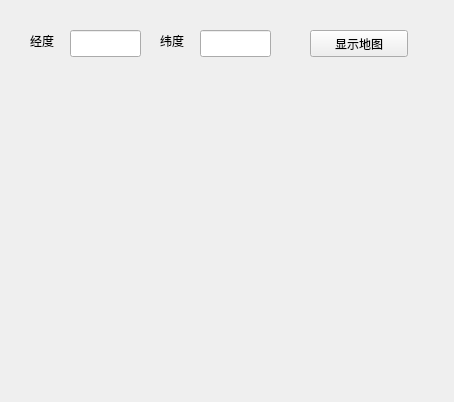
<?xml version="1.0" encoding="UTF-8"?>
<ui version="4.0">
 <class>Form</class>
 <widget class="QWidget" name="Form">
  <property name="geometry">
   <rect>
    <x>0</x>
    <y>0</y>
    <width>454</width>
    <height>402</height>
   </rect>
  </property>
  <property name="windowTitle">
   <string>Form</string>
  </property>
  <widget class="QLabel" name="label">
   <property name="geometry">
    <rect>
     <x>30</x>
     <y>30</y>
     <width>31</width>
     <height>21</height>
    </rect>
   </property>
   <property name="text">
    <string>经度</string>
   </property>
  </widget>
  <widget class="QLineEdit" name="lineEdit">
   <property name="geometry">
    <rect>
     <x>70</x>
     <y>30</y>
     <width>71</width>
     <height>27</height>
    </rect>
   </property>
  </widget>
  <widget class="QLineEdit" name="lineEdit_2">
   <property name="geometry">
    <rect>
     <x>200</x>
     <y>30</y>
     <width>71</width>
     <height>27</height>
    </rect>
   </property>
  </widget>
  <widget class="QLabel" name="label_2">
   <property name="geometry">
    <rect>
     <x>160</x>
     <y>30</y>
     <width>31</width>
     <height>21</height>
    </rect>
   </property>
   <property name="text">
    <string>纬度</string>
   </property>
  </widget>
  <widget class="QPushButton" name="pushButton">
   <property name="geometry">
    <rect>
     <x>310</x>
     <y>30</y>
     <width>98</width>
     <height>27</height>
    </rect>
   </property>
   <property name="text">
    <string>显示地图</string>
   </property>
  </widget>
  <widget class="QLabel" name="label_3">
   <property name="geometry">
    <rect>
     <x>20</x>
     <y>70</y>
     <width>400</width>
     <height>300</height>
    </rect>
   </property>
   <property name="text">
    <string/>
   </property>
  </widget>
 </widget>
 <resources/>
 <connections/>
</ui>
